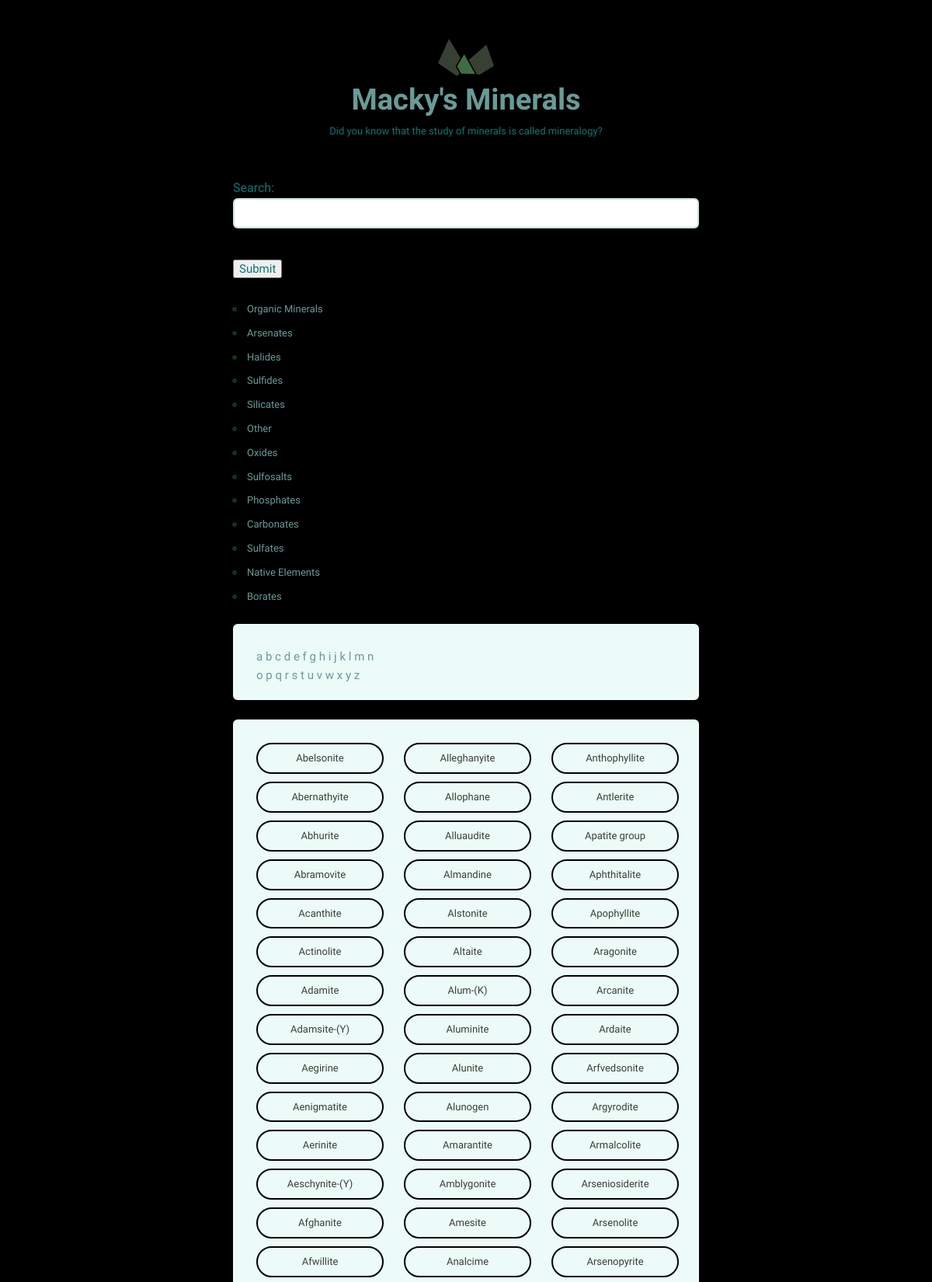
The page / (upper part) on the database its author committed.
### minerals/models.py (models this page shows)
class Mineral(models.Model):
    name = models.CharField(max_length=500)
    image_filename = models.CharField(max_length=500)
    image_caption = models.CharField(max_length=500)
    category = models.CharField(max_length=500)
    formula = models.CharField(max_length=500)
    strunz_classification = models.CharField(max_length=500)
    color = models.CharField(max_length=500)
    crystal_system = models.CharField(max_length=500)
    unit_cell = models.CharField(max_length=500)
    crystal_symmetry = models.CharField(max_length=500)
    cleavage = models.CharField(max_length=500)
    mohs_scale_hardness = models.CharField(max_length=500)
    luster = models.CharField(max_length=500)
    streak = models.CharField(max_length=500)
    diaphaneity = models.CharField(max_length=255)
    optical_properties = models.CharField(max_length=500)
    refractive_index = models.CharField(max_length=500)
    crystal_habit = models.CharField(max_length=500)
    specific_gravity = models.CharField(max_length=500)
    group = models.CharField(max_length=500)
    def __str__(self):
        return self.name

### minerals/views.py (the view)
# urls.py: 2. Add a URL to urlpatterns:  path('', views.home, name='home')
def home(request):
    minerals = Mineral.objects.filter(name__istartswith='a')
    return render(request,
                  'minerals/list.html',
                  {'minerals': minerals}
                  )

### minerals/forms.py
class SearchForm(forms.Form):
    q = forms.CharField(label='Search')

### minerals/context_processors.py (called while the page is built)
def alphabet_grid(request):
    alphabet = [letter for letter in 'abcdefghijklmnopqrstuvwxyz']
    return {'alphabet': alphabet}

def search(request):
    form = forms.SearchForm()
    return {'form': form}

def group(request):
    groups = Mineral.objects.order_by().values('group').distinct()
    group_list = []
    for x in groups:
        group_list.append(x)
    return {'group_list': group_list}

### minerals/templates/minerals/list.html
{% extends "minerals/layout.html" %}
{% load static from staticfiles %}
{% block content %}
<div class="grid-100">
  <ul class="minerals__container">
    {% for mineral in minerals %}
    <li class="minerals__item">
      <a class="minerals__anchor" href="{% url 'minerals:mineral_detail' pk=mineral.pk %}">{{ mineral }}</a>
    </li>
    {% endfor %}
  </ul>
</div>
{% endblock %}

### minerals/static/minerals/css/global.css (style rules this page uses)
html { font-family: sans-serif; -ms-text-size-adjust: 100%; -webkit-text-size-adjust: 100%; }
body { margin: 0; }
a { background-color: transparent; }
input { color: inherit; font: inherit; margin: 0; }
input { line-height: normal; }
html { font-size: 62.5%; }
body { background-color: #000000; font-size: 1.5em; line-height: 1.6; font-weight: 400; font-family: "Cousine"; color: #067873; }
.grid, .grid-5, .grid-10, .grid-15, .grid-20, .grid-25, .grid-30, .grid-33, .grid-35, .grid-40, .grid-45, .grid-50, .grid-55, .grid-60, .grid-65, .grid-66, .grid-70, .grid-75, .grid-80, .grid-90, .grid-95, .grid-100 { float: left; box-sizing: border-box; position: relative; }
.grid-100 { width: 100%; }
p { margin-top: 0; font-size: 1.6rem; }
a { color: #689b98; text-decoration: none; -webkit-transition: color 0.2s; -moz-transition: color 0.2s; -ms-transition: color 0.2s; -o-transition: color 0.2s; transition: color 0.2s; }
input[type="text"] { background: #fff; width: 100%; color: #666; border-radius: 6px; border: 2px solid #CAE5D2; padding: 9px 15px 10px 15px; margin-bottom: 15px; outline: none; box-sizing: border-box; font-size: 1.4rem; font-family: "Work Sans", sans-serif; -webkit-appearance: none; -moz-appearance: none; appearance: none; -webkit-transition: 0.2s; -moz-transition: 0.2s; -ms-transition: 0.2s; -o-transition: 0.2s; transition: 0.2s; }
ul { list-style: circle inside; padding-left: 0; margin-top: 0; }
li { margin-bottom: 1rem; font-size: 1.3rem; }
input { margin-bottom: 1.5rem; }
table, p, ul { margin-bottom: 2.5rem; }
.minerals__container { background-color: #ecfaf8; border-radius: 6px; list-style: none; padding: 30px 30px 20px 30px; -webkit-column-gap: 30px; -moz-column-gap: 30px; column-gap: 30px; }
@media (min-width: 640px) { .minerals__container { -webkit-column-count: 3; -moz-column-count: 3; column-count: 3; } }
.minerals__anchor { border: solid 2px #000000; border-radius: 100px; color: #384033; display: block; font-size: 13px; text-align: center; padding: 8px 0 7px 0; width: 100%; transition: background-color 200ms ease-in-out, font-weight 200ms ease-in-out, color 200ms ease-in-out; }

### rows shown on the page
Mineral: name "Abelsonite"
Mineral: name "Abernathyite"
Mineral: name "Abhurite"
Mineral: name "Abramovite"
Mineral: name "Acanthite"
Mineral: name "Actinolite"
Mineral: name "Adamite"
Mineral: name "Adamsite-(Y)"
Mineral: name "Aegirine"
Mineral: name "Aenigmatite"
Mineral: name "Aerinite"
Mineral: name "Aeschynite-(Y)"
Mineral: name "Afghanite"
Mineral: name "Afwillite"
Mineral: name "Alleghanyite"
Mineral: name "Allophane"
Mineral: name "Alluaudite"
Mineral: name "Almandine"
Mineral: name "Alstonite"
Mineral: name "Altaite"
Mineral: name "Alum-(K)"
Mineral: name "Aluminite"
Mineral: name "Alunite"
Mineral: name "Alunogen"
Mineral: name "Amarantite"
Mineral: name "Amblygonite"
Mineral: name "Amesite"
Mineral: name "Analcime"
Mineral: name "Anthophyllite"
Mineral: name "Antlerite"
Mineral: name "Apatite group"
Mineral: name "Aphthitalite"
Mineral: name "Apophyllite"
Mineral: name "Aragonite"
Mineral: name "Arcanite"
Mineral: name "Ardaite"
Mineral: name "Arfvedsonite"
Mineral: name "Argyrodite"
Mineral: name "Armalcolite"
Mineral: name "Arseniosiderite"
Mineral: name "Arsenolite"
Mineral: name "Arsenopyrite"

### other values the page prints
{{ group.group }} "Organic Minerals" "Arsenates" "Halides" "Sulfides" "Silicates" "Other" "Oxides" "Sulfosalts" "Phosphates" "Carbonates" "Sulfates" "Native Elements" "Borates"
{{ letter }} "a" "b" "c" "d" "e" "f" "g" "h" "i" "j" "k" "l" "m" "n" "o" "p" "q" "r" "s" "t" "u" "v" "w" "x" "y" "z"
